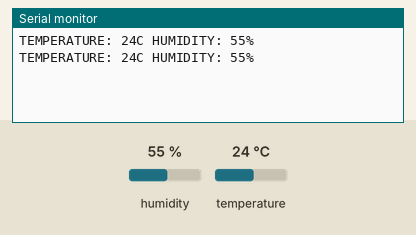
The sketch below on a simulated Arduino Uno, built with avr-gcc and run on an emulated ATmega328P. Shown: the last lines printed to the serial monitor. Inputs (shaded band) come from the test bench; at power-on: humidity 55 %, temperature 24 °C.

Above: at 1.3 s.
1.4 s: humidity set to 22 %
At 2.0 s:
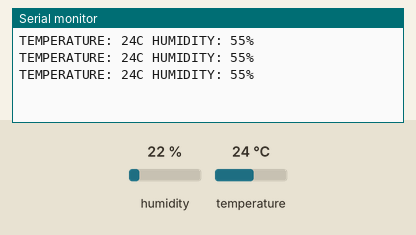
2.9 s: temperature set to 12 °C
At 3.6 s:
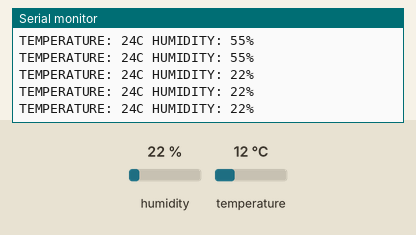
4.4 s: humidity set to 40 %
At 5.1 s:
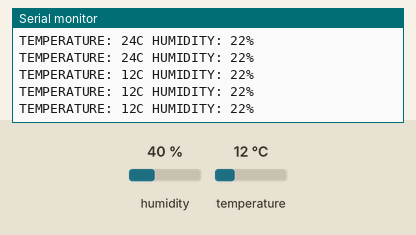
Timing chart, 0 to 7.4 s (numbered marks = the images above; inputs shaded):
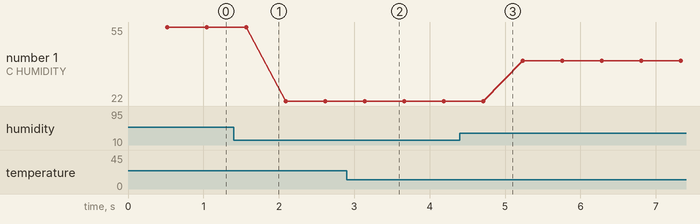

Measured:
- plotted number 1: 55 → 22 after the input at 1.4 s, 22 → 40 after the input at 4.4 s

The sketch:

ArduinoDisplayInfo.ino
```cpp
#include <DHT11.h>
// libary slop


DHT11 TempHumidPin(2);
// attaches this program to this pin


void setup() {
  // starts communication for text
  Serial.begin(9600);
}

void loop() {
  int temperature = 0;
  int humidiy = 0;
  // ints for later

  int combined = TempHumidPin.readTemperatureHumidity(temperature, humidiy);

  if (combined == 0) {
    Serial.print("TEMPERATURE: ");
    Serial.print(temperature);
    Serial.print("C HUMIDITY: ");
    Serial.print(humidiy);
    Serial.println("%");
  }
}
```
